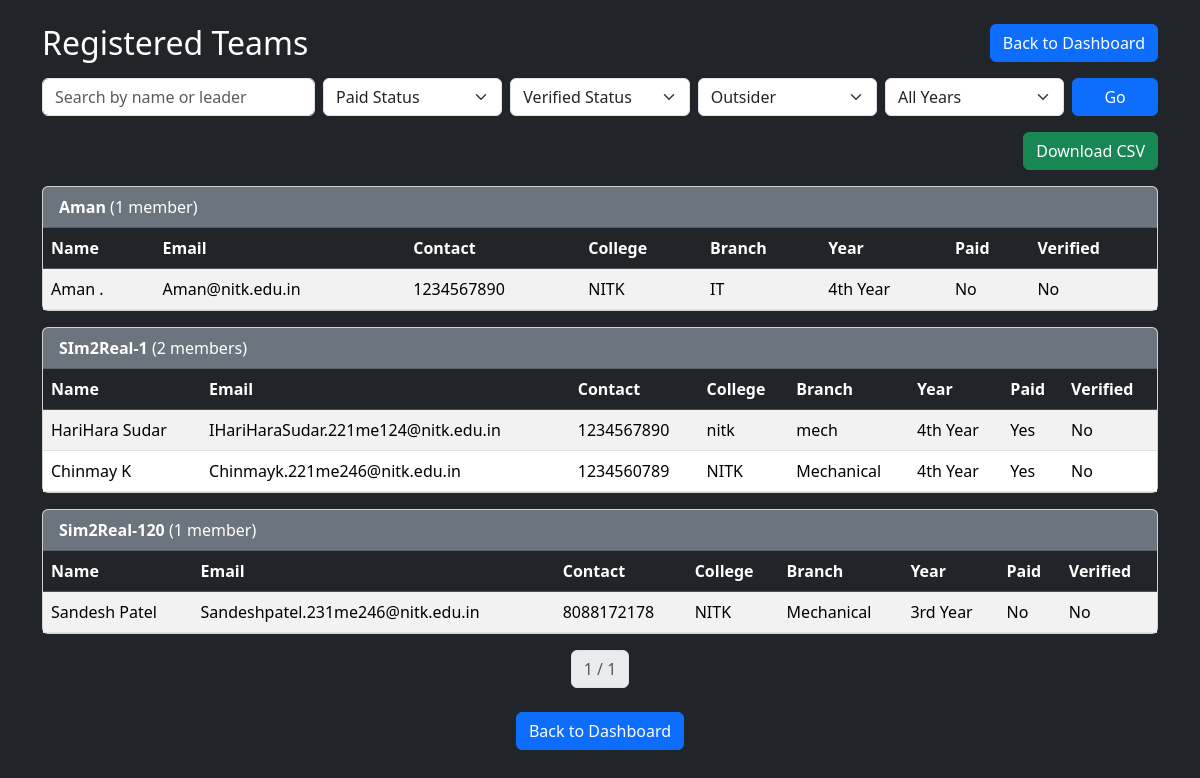
Screenshot of /staff/check/registration/ (signed in) with the database file from the repository.
### team_profile/models.py (models this page shows, shortened)
class Team(models.Model):
    name=models.CharField(max_length=100)
    join_code=models.UUIDField(default=uuid.uuid4,unique=True,editable=False)
    leader=models.OneToOneField(User,related_name="led_team",on_delete=models.CASCADE)
    members=models.ManyToManyField(User,related_name="team")
    is_paid = models.BooleanField(default=False)
    is_verified = models.BooleanField(default=False)
    payment_screenshot = models.ImageField(upload_to="payments/", blank=True, null=True)
    payment_ref = models.CharField(max_length=50, blank=True, null=True)
    event_year = models.IntegerField(default=2025)

### user_profile/models.py (models this page shows, shortened)
class UserProfile(models.Model):
    user= models.OneToOneField(User,on_delete=models.CASCADE)
    first_name=models.CharField(max_length=100)
    last_name=models.CharField(max_length=100)
    contact=models.CharField(max_length=10)
    branch=models.CharField(max_length=50)
    college=models.CharField(max_length=100)
    year = models.CharField(max_length=10)
    dob = models.DateField()
    photo = models.ImageField(upload_to='profile_photos/')
    event_year=models.IntegerField(default=2025)
    user_state = models.CharField(max_length=10, choices=[('Archived', 'archived'), ('Active', 'active')], default='active')
    def is_complete(self):
        required_fields = [
            self.first_name,
            self.last_name,
            self.contact,
            self.branch,
            self.college,
            self.year,
            self.dob,
        ]
        return all(required_fields)

### staff_home/decorators.py (the view)
    @wraps(view_func)
    def _wrapped_view(request, *args, **kwargs):
        try:
            profile = UserProfile.objects.get(user=request.user)
        except UserProfile.DoesNotExist:
            messages.warning(request, "Please update your profile to continue.")
            return redirect('profile')  # Or 'profile_update' depending on your URL name
        if not profile.is_complete():
            messages.warning(request, "Please update your profile to continue.")
            return redirect('profile')
        return view_func(request, *args, **kwargs)

### staff_home/templates/staff_home/registration.html (shortened to what this page needs)
<!DOCTYPE html>
<html lang="en">
<head>
    <link href="https://cdn.jsdelivr.net/npm/bootstrap@5.3.2/dist/css/bootstrap.min.css" rel="stylesheet">
</head>
<body class="bg-dark text-white">
<div class="container mt-4">
    <div class="d-flex justify-content-between align-items-center mb-3">
        <h2 class="mb-0">Registered Teams</h2>
        <a href="{% url 'staff_dashboard' %}" class="btn btn-primary">Back to Dashboard</a>
    </div>
    <form method="get" class="row g-2 mb-3">
        <div class="col-md-3">
            <input type="text" name="q" value="{{ query }}" class="form-control" placeholder="Search by name or leader">
        </div>
        <div class="col-md-2">
            <select name="paid" class="form-select">
                <option value="">Paid Status</option>
            </select>
        </div>
        <div class="col-md-2">
            <select name="verified" class="form-select">
                <option value="">Verified Status</option>
            </select>
        </div>
        <div class="col-md-2">
            <select name="outsider" class="form-select">
                <option value="">Outsider</option>
            </select>
        </div>
        <div class="col-md-2">
            <select name="event_year" class="form-select">
                <option value="">All Years</option>
            </select>
        </div>
        <div class="col-md-1">
            <button type="submit" class="btn btn-primary w-100">Go</button>
        </div>
    </form>
    <div class="mb-3 text-end">
        <a href="?download=csv"
           class="btn btn-success">
            Download CSV
        </a>
    </div>
    {% if page_obj %}
        {% for team in page_obj %}
            <div class="card mb-3 text-dark">
                <div class="card-header bg-secondary text-white">
                    <strong>{{ team.name }}</strong> ({{ team.members.all|length }} member{% if team.members.all|length > 1 %}s{% endif %})
                </div>
                <div class="card-body p-0">
                    <table class="table table-striped mb-0">
                        <thead class="table-dark">
                            <tr>
                                <th>Name</th>
                                <th>Email</th>
                                <th>Contact</th>
                                <th>College</th>
                                <th>Branch</th>
                                <th>Year</th>
                                <th>Paid</th>
                                <th>Verified</th>
                            </tr>
                        </thead>
                        <tbody>
                            {% for member in team.members.all %}
                                <tr>
                                    <td>{{ member.userprofile.first_name }} {{ member.userprofile.last_name }}</td>
                                    <td>{{ member.email }}</td>
                                    <td>{{ member.userprofile.contact }}</td>
                                    <td>{{ member.userprofile.college }}</td>
                                    <td>{{ member.userprofile.branch }}</td>
                                    <td>{{ member.userprofile.year }}</td>
                                    <td>
                                        {% if team.is_paid %}Yes{% else %}No{% endif %}
                                    </td>
                                    <td>
                                        {% if team.is_verified %}Yes{% else %}No{% endif %}
                                    </td>
                                </tr>
                            {% endfor %}
                        </tbody>
                    </table>
                </div>
            </div>
        {% endfor %}
        <nav>
            <ul class="pagination justify-content-center">
                <li class="page-item disabled"><a class="page-link" href="#">{{ page_obj.number }} / {{ page_obj.paginator.num_pages }}</a></li>
            </ul>
        </nav>
    {% else %}
        <p class="text-center">No teams found.</p>
    {% endif %}
    <div class="mt-4 text-center">
        <a href="{% url 'staff_dashboard' %}" class="btn btn-primary">Back to Dashboard</a>
    </div>
</div>
</body>
</html>

### rows the page displays
Team: name "Aman", members.all|length "1"
Team: name "SIm2Real-1", members.all|length "2"
Team: name "Sim2Real-120", members.all|length "1"

### other values shown
{{ member.userprofile.first_name }} "Aman"
{{ member.userprofile.last_name }} "."
{{ member.email }} "Aman@nitk.edu.in"
{{ member.userprofile.contact }} "1234567890"
{{ member.userprofile.college }} "NITK"
{{ member.userprofile.branch }} "IT"
{{ member.userprofile.year }} "4th Year"
{{ member.userprofile.first_name }} "HariHara"
{{ member.userprofile.last_name }} "Sudar"
{{ member.email }} "IHariHaraSudar.221me124@nitk.edu.in"
{{ member.userprofile.college }} "nitk"
{{ member.userprofile.branch }} "mech"
{{ member.userprofile.first_name }} "Chinmay"
{{ member.userprofile.last_name }} "K"
{{ member.email }} "Chinmayk.221me246@nitk.edu.in"
